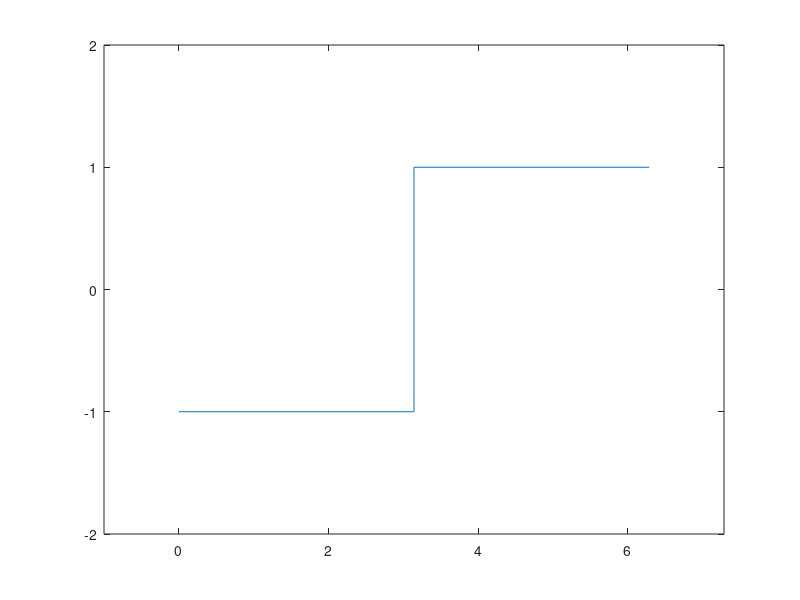

This chart was generated by the following MATLAB code: (Note: this script raises an error after producing the figure.)
x = [ 0, pi, pi, 2*pi ];
y = [ -1, -1, 1, 1 ];
plot( x, y );
axis( [-1, 2*pi + 1, -2, 2] );
hold on;

eval_points_x = linspace( -0.25, 2 * pi + 0.25, 1e3 );
eval_points_x = transpose( eval_points_x );

for n = 1 : 100
    values = fourier( n, eval_points_x );
    plot( eval_points_x, values );
    hold on;
end
